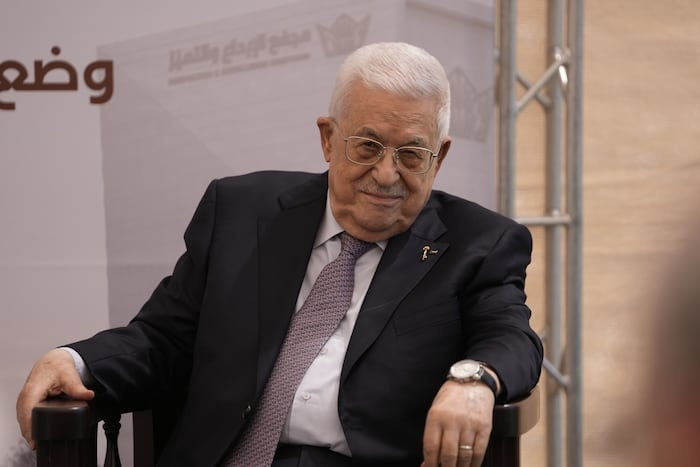
#> input picture assets/news/abbas-onu-ap-2026.jpg, 700 x 467 px, given in place of frigorifico-tacuarembo-subrayado.jpg, which was not available
$ python render-frigorifico-tacuarembo-2026.py
#> lines starting #> are read from the running program, lines starting #| are printed output that depends on the picture; pictures that were not available may be replaced by others from this repository, and a replacement may not be noted
from PIL import Image, ImageDraw, ImageFont
from pathlib import Path
import shutil

root = Path(__file__).resolve().parents[1]
source = Path('/tmp/frigorifico-tacuarembo-subrayado.jpg')
news_img = root / 'assets/news/frigorifico-tacuarembo-conflicto-subrayado-2026.jpg'
social_img = root / 'assets/social/archivo-popular-frigorifico-tacuarembo-1300-seguro-paro-2026-master.png'
root_copy = root / 'archivo-popular-frigorifico-tacuarembo-1300-seguro-paro-2026-master.png'
news_img.parent.mkdir(parents=True, exist_ok=True)
social_img.parent.mkdir(parents=True, exist_ok=True)
shutil.copy2(source, news_img)

W, H = 2160, 2700
PHOTO_H = 1590
RED_H = 12
BLACK_TOP = PHOTO_H + RED_H
FOOTER_Y = 2576
RED = '#E30613'
BLACK = '#050505'
WHITE = '#FFFFFF'
GRAY = '#C8C5C2'

src = Image.open(source).convert('RGB')
#> src is the input picture: PIL image 700x467 RGB; mean R, G, B 127, 109.2, 103.8
scale = max(W / src.width, PHOTO_H / src.height)
#> scale = 3.4
resized = src.resize((round(src.width * scale), round(src.height * scale)), Image.Resampling.LANCZOS)
left = max(0, (resized.width - W) // 2)
#> left = 111
top = max(0, (resized.height - PHOTO_H) // 2)
#> top = 0
photo = resized.crop((left, top, left + W, top + PHOTO_H))
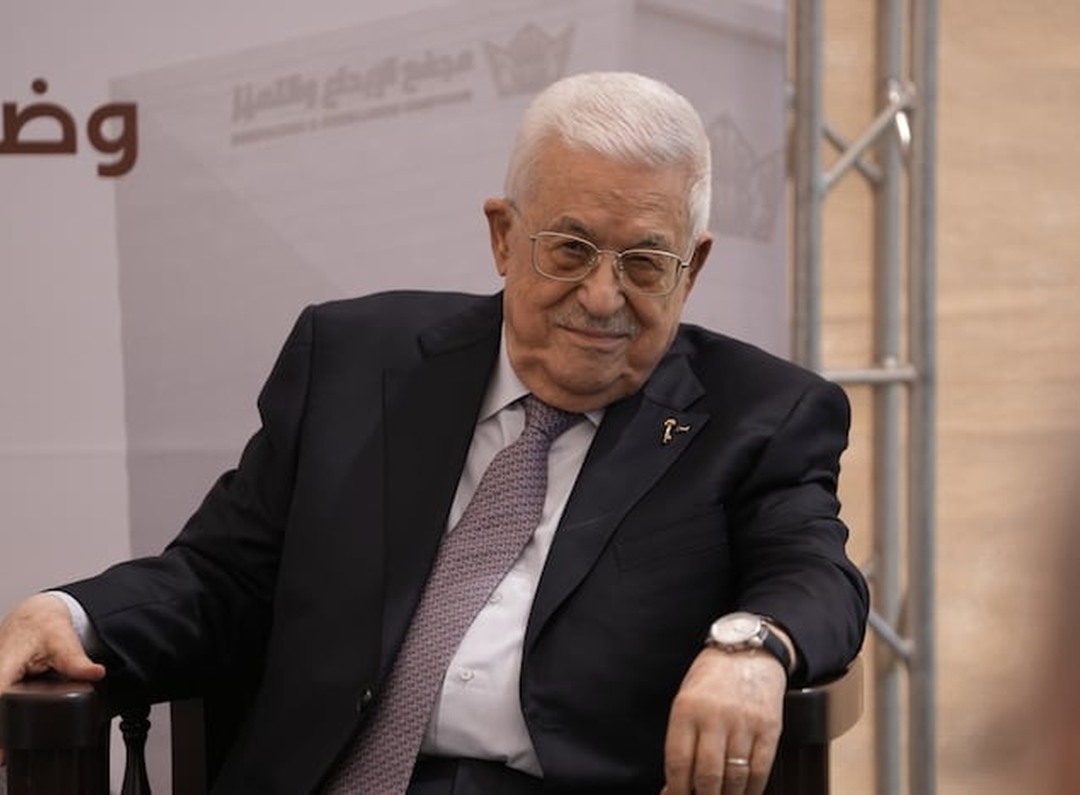
#> photo: PIL image 2160x1590 RGB (shown at 1/2 size); mean R, G, B 123.9, 106.9, 101.9

canvas = Image.new('RGBA', (W, H), (5, 5, 5, 255))
canvas.paste(photo.convert('RGBA'), (0, 0))

# Protección oscura suave detrás del logo.
overlay = Image.new('RGBA', (W, 350), (0, 0, 0, 0))
#> overlay: PIL image 2160x350 RGBA; every value is 0
od = ImageDraw.Draw(overlay)
for y in range(350):
    alpha = int(105 * (1 - y / 350))
    od.line((0, y, W, y), fill=(0, 0, 0, alpha))
canvas.alpha_composite(overlay, (0, 0))
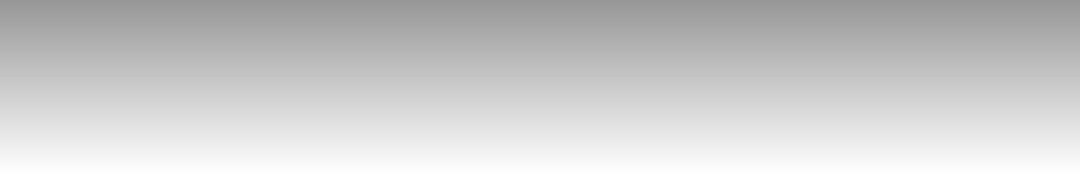
#> overlay: PIL image 2160x350 RGBA (shown at 1/2 size); mean R, G, B, A 0, 0, 0, 52.2; transparent parts drawn white
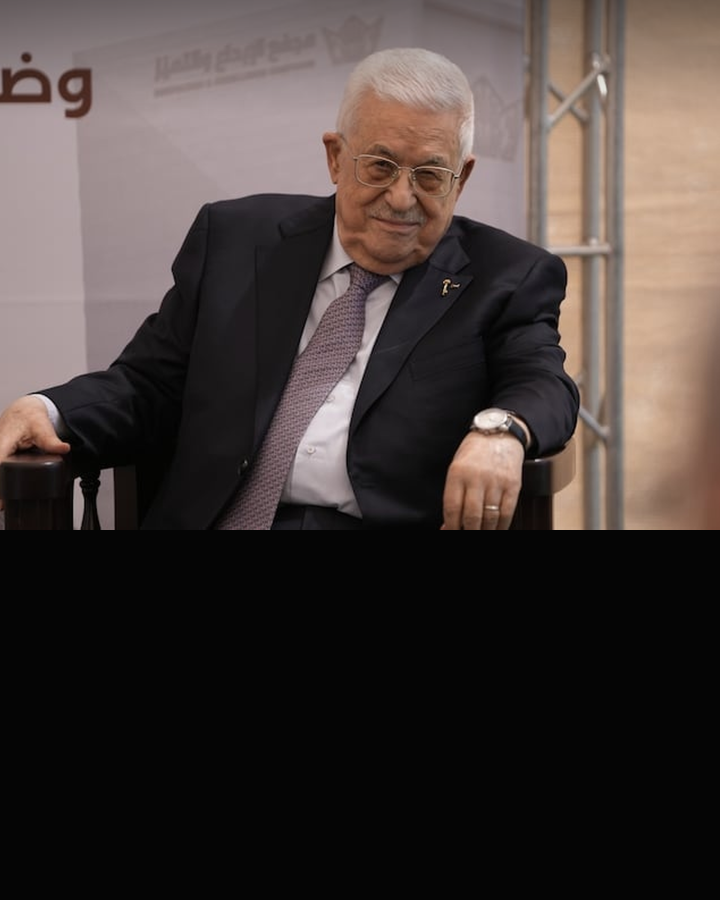
#> canvas: PIL image 2160x2700 RGBA (shown at 1/3 size); mean R, G, B, A 70.4, 60.9, 58.1, 255

# Logo original de Archivo Popular.
logo = Image.open(root / 'logo.png').convert('RGBA')
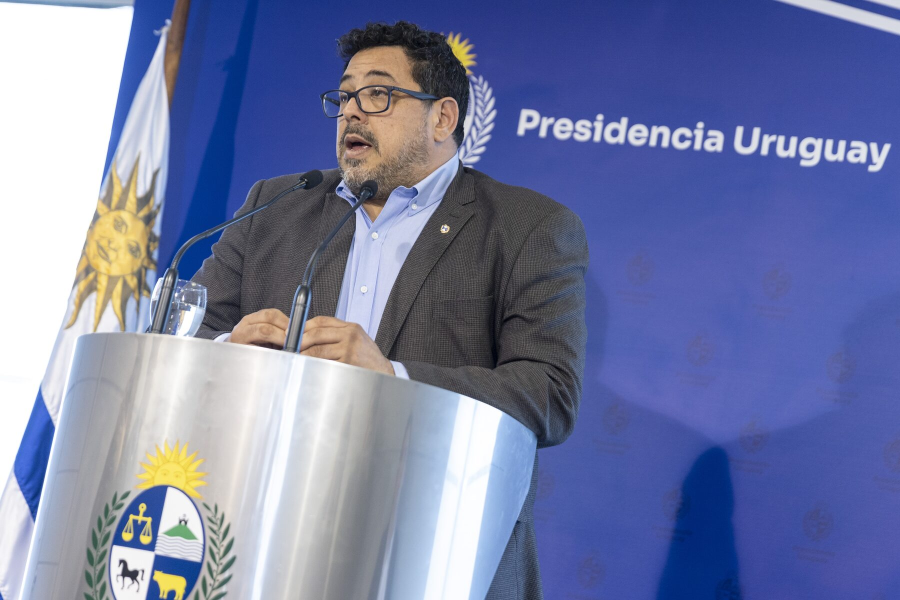
#> input picture assets/news/alejandro-sanchez-jubilacion-60-camilo-dos-santos-2026.jpg, 1800 x 1200 px, given in place of logo.png, which was not available (shown at 1/2 size)
target_w = 610
target_h = round(logo.height * target_w / logo.width)
#> target_h = 407
logo = logo.resize((target_w, target_h), Image.Resampling.LANCZOS)
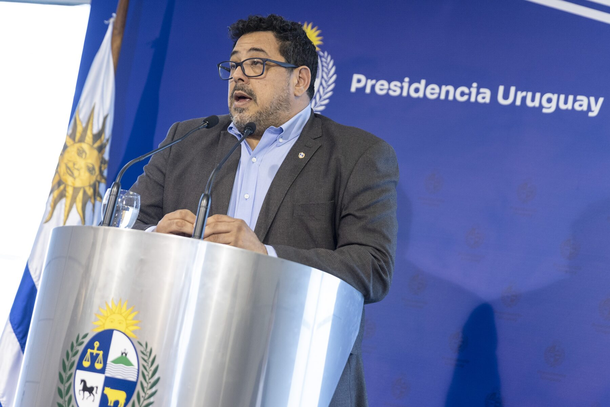
#> logo: PIL image 610x407 RGBA; mean R, G, B, A 116.5, 124.9, 164.5, 255
canvas.alpha_composite(logo, ((W - target_w) // 2, 42))
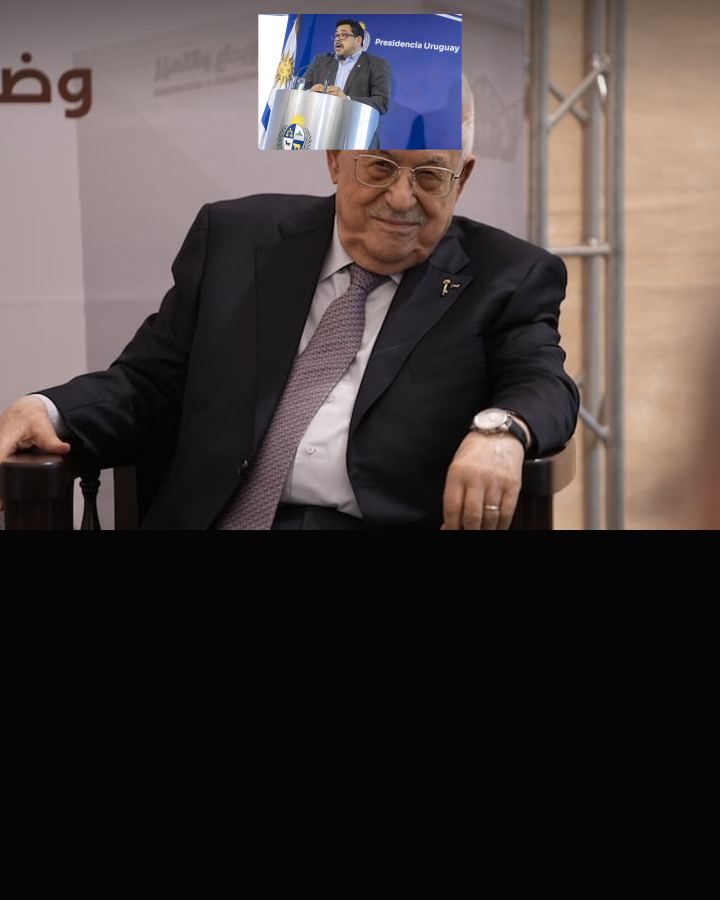
#> canvas: PIL image 2160x2700 RGBA (shown at 1/3 size); mean R, G, B, A 68.9, 60.7, 59.8, 255

d = ImageDraw.Draw(canvas)
d.rectangle((0, PHOTO_H, W, PHOTO_H + RED_H - 1), fill=RED)
d.rectangle((0, BLACK_TOP, W, FOOTER_Y - 1), fill=BLACK)
d.rectangle((0, FOOTER_Y, W, H), fill=WHITE)
d.rectangle((0, FOOTER_Y, 620, H), fill=RED)

bold = '/usr/share/fonts/truetype/dejavu/DejaVuSans-Bold.ttf'
font_credit = ImageFont.truetype(bold, 34)
font_head = ImageFont.truetype(bold, 106)
font_meta = ImageFont.truetype(bold, 43)
font_footer = ImageFont.truetype(bold, 48)
font_handle = ImageFont.truetype(bold, 50)

credit = 'FOTO: SUBRAYADO'
cb = d.textbbox((0, 0), credit, font=font_credit)
#> cb = (0, 7, 362, 32)
cw = cb[2] - cb[0]
#> cw = 362
ch = cb[3] - cb[1]
#> ch = 25
cx, cy = 120, PHOTO_H - 78
d.rectangle((cx, cy, cx + cw + 42, PHOTO_H), fill=WHITE)
d.text((cx + 21, cy + (78 - ch) // 2 - cb[1]), credit, font=font_credit, fill='#111111')

headline = [
    '1.300 TRABAJADORES',
    'EN SEGURO DE PARO:',
    'FRIGORÍFICO TACUAREMBÓ',
    'PARALIZA SU ACTIVIDAD',
]
x, y = 120, 1715
for line in headline:
    d.text((x, y), line, font=font_head, fill=WHITE)
    box = d.textbbox((x, y), line, font=font_head)
    y = box[3] + 25
#> this loop made 4 passes
#> (box, y) on passes 1 to 4: ((120, 1735, 1421, 1835), 1860), ((120, 1880, 1410, 1961), 1986), ((120, 1987, 1747, 2087), 2112), ((120, 2132, 1587, 2213), 2238)

meta_y = 2470
date = '4 DE SETIEMBRE DE 2026'
place = 'TACUAREMBÓ · URUGUAY'
d.text((120, meta_y), date, font=font_meta, fill=RED)
pb = d.textbbox((0, 0), place, font=font_meta)
#> pb = (0, -1, 612, 40)
d.text((W - 120 - (pb[2] - pb[0]), meta_y), place, font=font_meta, fill=GRAY)

d.text((176, 2606), 'NOTICIA', font=font_footer, fill=WHITE)
handle = '@archivopopular'
hb = d.textbbox((0, 0), handle, font=font_handle)
#> hb = (0, 9, 475, 58)
d.text((W - 120 - (hb[2] - hb[0]), 2602), handle, font=font_handle, fill='#111111')

canvas.convert('RGB').save(social_img, 'PNG', optimize=True)
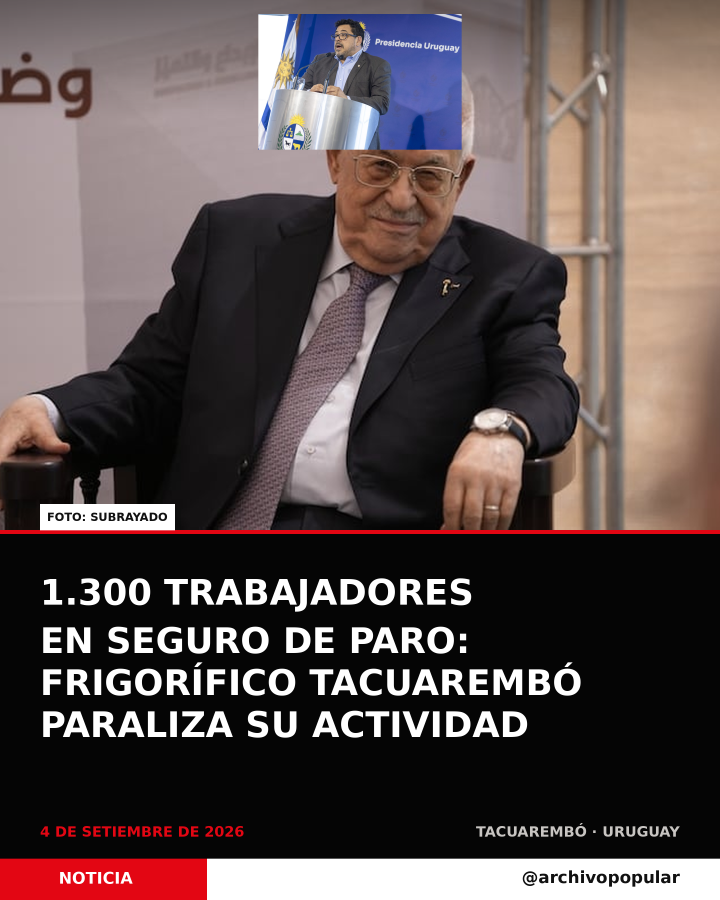
#> saved as archivo-popular-frigorifico-tacuarembo-1300-seguro-paro-2026-master.png: PIL image 2160x2700 RGB (shown at 1/3 size); mean R, G, B 91.4, 79.2, 78.6
shutil.copy2(social_img, root_copy)
print(social_img)
print(news_img)
